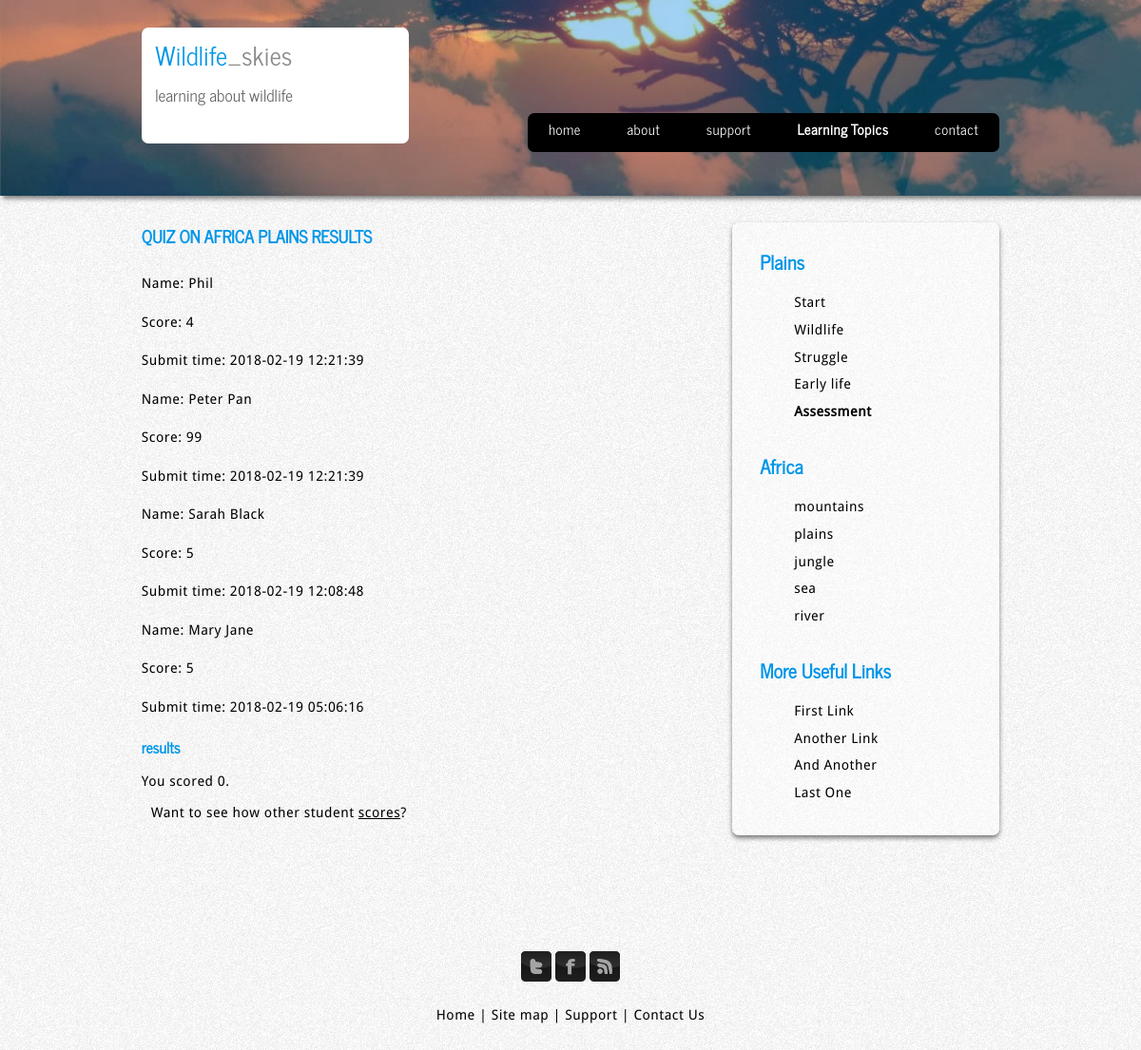
The page /httpdocs/wildlife/plainsquizresults.php on the database its author committed.
### tables this page shows
CREATE TABLE `quizresults` (
  `id` int(11) NOT NULL,
  `name` varchar(50) NOT NULL,
  `score` int(11) NOT NULL,
  `submit` datetime NOT NULL
);

### httpdocs/wildlife/plainsquizresults.php (the view, shortened to what this page needs)
<!DOCTYPE HTML>
<html>
	<head>
            <?php
        include("conn.php");
        ?>
	</head>
	<body>
		<div id="header_container">
		    <div class="container">
				<div id="header" class="row">
					<div class="4u">
						<div class="transparent">
							<h1><a href="index.html">Wildlife<span class="header_colour">_skies</span></a></h1>
							<h2>learning about wildlife</h2>
					    </div>
					</div>
					<nav id="main-nav" class="8u">
						<ul>
							<li><a href="index.php">home</a></li>
							<li><a href="#">about</a></li>
							<li><a href="#">support</a></li>
							<li>
								<a href="#" class="active" >Learning Topics</a>
							</li>
							<li><a href="#">contact</a></li>
						</ul>
					</nav>
				</div>
			</div>
        </div>
		<div id="site_content">
			<div class="container">
				<div class="row">
					<section class="8u">
						<h1>QUIZ ON AFRICA PLAINS RESULTS</h1>
                        <?php
                            $query = "SELECT * FROM quizresults";
                            $display = mysqli_query($conn, $query);
                            $num = mysqli_num_rows($display);
                            if ($num > 0){
                            while($row = mysqli_fetch_assoc($display)){
                             $name = $row['name'];
                             echo "<p>Name: $name</p>";
                            $score = $row['score'];
                                echo "<p>Score: $score</p>";
                                $submit = $row['submit'];
                                echo "<p>Submit time: $submit</p>";
                             }
                            }else{
                             echo "stuff not in table";
                            }
						$name = $_POST['name'];
						echo  "<h2>$name results</h2>";
                        $score=0;
						echo 'You scored '.$score.'.';
					?>
		<br/>
		<div class="my">
		<p>Want to see how other student <a href="plainsquizscores.php">scores</a>?</p>
		</div>
						<ul>
							<li></li>
							<li></li>
							<li></li>
						</ul>
					</section>
					<section class="4u">
						<div id="sidebar">
							<section class="12u">
								<h3>Plains</h3>
								<ul>
									<li><a  href="#">Start</a></li>
									<li><a href="#">Wildlife</a></li>
									<li><a href="#">Struggle</a></li>
									<li><a href="#">Early life</a></li>
									<li><a class="active" href="plainsquiz.php">Assessment</a></li>
								</ul>
							</section>
							<section class="12u">
								<h3>Africa</h3>
								<ul>
									<li><a href="#">mountains</a></li>
									<li><a href="#">plains</a></li>
									<li><a href="#">jungle</a></li>
									<li><a href="#">sea</a></li>
									<li><a href="#">river</a></li>
								</ul>
							</section>
							<section class="12u">
								<h3>More Useful Links</h3>
								<ul>
									<li><a href="#">First Link</a></li>
									<li><a href="#">Another Link</a></li>
									<li><a href="#">And Another</a></li>
									<li><a href="#">Last One</a></li>
								</ul>
							</section>
						</div>
					</section>
				</div>
			</div>
        </div>
			<div class="container">
				<footer>
					<p><img src="images/twitter.png" alt="twitter" />&nbsp;<img src="images/facebook.png" alt="facebook" />&nbsp;<img src="images/rss.png" alt="rss" /></p>
					<p><a href="index.html">Home</a> | <a href="#">Site map</a>  | <a href="#">Support</a> | <a href="#">Contact Us</a></p>
				</footer>
			</div>
	</body>
</html>

### httpdocs/wildlife/css/style.css (style rules this page uses)
body { background: #FFF url(../images/pattern.png) repeat; color: #000; font: normal .90em 'Droid Sans', arial, sans-serif; line-height: 2em; }
p { padding: 0 0 16px 0; line-height: 1.7em; }
img { border: 0; }
h1, h2, h3, h4, h5, h6 { color: #000; letter-spacing: 0em; padding: 0 0 0.5em 0; }
h1, h2, h3 { font: bold 140% 'News Cycle', arial; margin: 0 0 1em 0; padding: 0 0 0.5em 0; color: #0196E8; }
h2 { font-size: 160%; }
h3 { font-size: 140%; padding: 0.5em 0 0 0; }
a, a:hover { outline: none; text-decoration: none; color: #000; }
.my { padding:10px; }
.my a { text-decoration: underline; }
ul { margin: 0.1em 0 1em 2em; }
ul li { list-style-type: none; margin: 0 0 0.25em 0; padding: 0 0 0.25em 0.5em; line-height: 1.5em; }
#header_container { background: transparent url(../images/header.jpg) no-repeat; -moz-box-shadow: rgba(0, 0, 0, 0.5) 3px 3px 5px; -webkit-box-shadow: rgba(0, 0, 0, 0.5) 3px 3px 5px; box-shadow: rgba(0, 0, 0, 0.5) 3px 3px 5px; }
.transparent { background-color:white; padding: 0.5em 0.5em 1.5em 1em; border-radius: 7px 7px 7px 7px; -moz-border-radius: 7px 7px 7px 7px; -webkit-border: 7px 7px 7px 7px; }
#header h1 a { font: normal 200% 'News Cycle', arial, sans-serif; border-bottom: 0; text-transform: none; margin: 0; color: #0196E8; text-decoration: none; }
#header h2 { font: normal 140% 'News Cycle', arial, sans-serif; border-bottom: 0; margin-top: -1em; text-transform: none; color: #676767; }
#header h1 a .header_colour { color: #898989; }
#main-nav ul { font: normal 120% 'News Cycle', arial; float: right; list-style: none; margin-top: 5.2em; padding-bottom: 0.5em; background-color:black; border-radius: 7px 7px 7px 7px; -moz-border-radius: 7px 7px 7px 7px; -webkit-border: 7px 7px 7px 7px; }
#main-nav ul li { display: inline-block; margin: 0 1em 0 1em; padding: 0.35em 1em 0.35em 1em; border-radius: 0.5em; }
#main-nav ul li a { color: #000; color:white; }
#main-nav ul li a.active { color:white; font-weight:bold; }
ul li a.active { color:white; font-weight:bold; }
#sidebar ul li a.active { color:black; font-weight:bold; }
#site_content { margin-bottom: 2em; }
#sidebar { margin: 2em 0em; text-shadow: 1px 1px #FFF; background: transparent url(../images/transparent.png) repeat; padding: 1em 1em 1em 2em; border-radius: 7px 7px 7px 7px; -moz-border-radius: 7px 7px 7px 7px; -webkit-border: 7px 7px 7px 7px; -moz-box-shadow: rgba(0, 0, 0, 0.5) 0px 3px 5px; -webkit-box-shadow: rgba(0, 0, 0, 0.5) 0px 3px 5px; box-shadow: rgba(0, 0, 0, 0.5) 0px 3px 5px; }
footer { font: 100% 'Droid Sans', arial, sans-serif; text-align: center; margin: 0; }
footer p { line-height: 1.7em; }
footer a { text-decoration: none; }

### httpdocs/wildlife/css/style-narrow.css (style rules this page uses)
body { font: normal .90em 'Droid Sans', arial, sans-serif; letter-spacing: 0.035em; line-height: 1.5em; }
h1 { font-size: 1.25em; }
h2 { font-size: 1.1em; margin-bottom: 0.5em; }
#header h1 a { font: normal 150% 'News Cycle', arial, sans-serif; }
#header h2 { font: normal 120% 'News Cycle', arial, sans-serif; }
#header { padding: 2em 0em; }
.container { padding: 0 2em 0 2em; }
#main-nav ul li { font: normal 85% 'News Cycle', arial; display: inline-block; margin: 0 0.5em 0 0.5em; border-radius: 0.5em; }
footer { padding: 3em 0 2em 0; }

### httpdocs/wildlife/css/style-wide.css (style rules this page uses)
body { line-height: 1.75em; }
h1 { font-size: 1.5em; }
h2 { font-size: 1.25em; margin-bottom: 0.75em; }
#header { padding: 2em 0em; }
footer { padding: 3em 0 2em 0; }

### httpdocs/wildlife/css/style-mobile.css (style rules this page uses)
body { font-size: 12pt; line-height: 1.5em; }
h1 { font-size: 1.5em; margin-bottom: 1em; }
h2 { font-size: 1.25em; margin-bottom: 0.5em; }
section { padding-bottom: 2em; }
#header h1 a { font: normal 120% 'News Cycle', arial, sans-serif; }
#header h2 { font: normal 80% 'News Cycle', arial, sans-serif; }
.container { padding: 0 1em 0 1em; }
#header { text-align: center; }
footer { padding: 3em 0 2em 0; }

### rows shown on the page
quizresults: name "Phil", score "4", submit "2018-02-19 12:21:39"
quizresults: name "Peter Pan", score "99", submit "2018-02-19 12:21:39"
quizresults: name "Sarah Black", score "5", submit "2018-02-19 12:08:48"
quizresults: name "Mary Jane", score "5", submit "2018-02-19 05:06:16"

### other values the page prints
$score "0"
